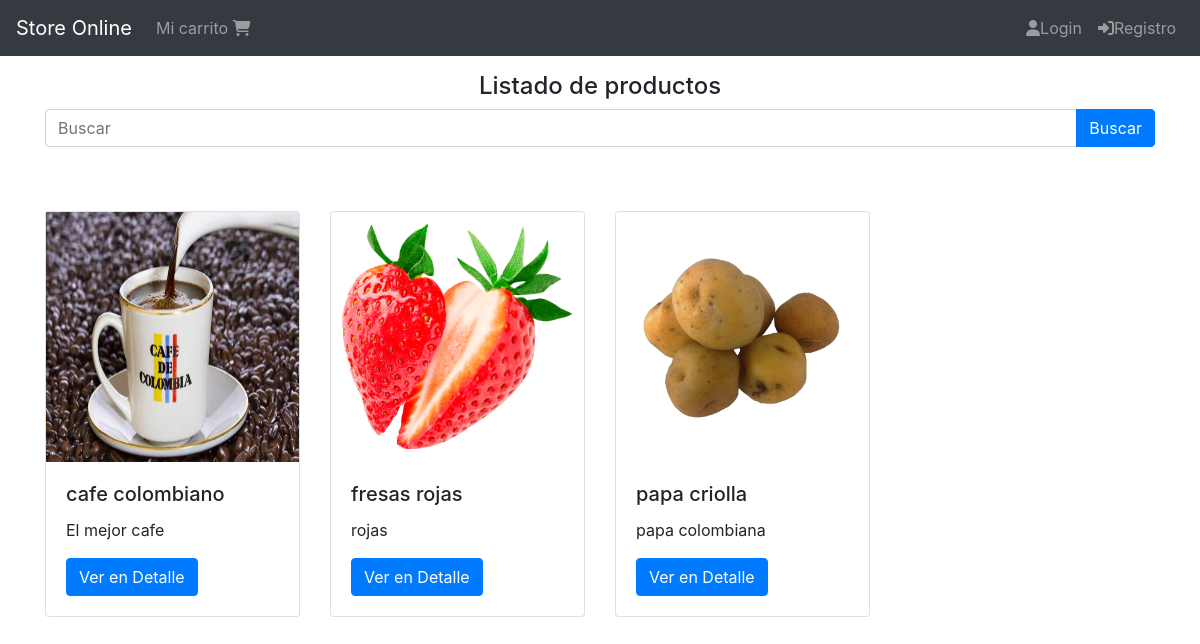
/productos/, run on the app's committed database.
### products/models.py (models this page shows, shortened)
class Product(models.Model):
    title = models.CharField(max_length=50)
    description = models.TextField()
    price = models.DecimalField(max_digits=8, decimal_places=2, default=0.0)
    slug = models.SlugField(null = False, blank = False, unique= True)
    image = models.ImageField(upload_to='products/', null = False, blank = True)
    created_at = models.DateTimeField(auto_now_add=True)

### products/views.py (the view)
# urls.py: path('', views.ProductListView.as_view(), name='index'),
class ProductListView(generic.ListView):
    template_name = 'index.html'
    queryset = Product.objects.all().order_by('title')
    def get_context_data(self, **kwargs):
        context = super().get_context_data(**kwargs)
        context['message'] = 'Listado de productos'
        context['products'] = context['object_list']
        return context

### templates/index.html (shortened to what this page needs)
{% extends 'base/base.html' %}
{% load static %}
{% block content %}
    <div class="col">
        <h4 class="text-center">{{message}}</h4>
        {% include 'snipped/s_search.html' %}
        <div class="row">
            {% for object in products %}
            <div class="col-3 mt-5">
                {% include 'snipped/s_product.html' with product=object %}
            </div>
                    {% empty %}
                    <h3>No hay productos en la tienda</h3>
            {% endfor %}
        </div>
    </div>
    {% endblock content %}

### products/templates/snipped/s_product.html
<div class="card h-100">
    {% if product.image %}
        <img src="{{product.image.url}}" alt="Imagen del Producto" height="250">
    {% endif %}
<div class="card-body">
    <h5 class="card-title">{{product.title}}</h5>
    <p class="card-text">{{product.description}}</p>
    <a href="{% url 'products:product' product.slug %}" class="btn btn-primary">Ver en Detalle</a>
</div>
</div>

### data on the page
Product: image (picture), title "cafe colombiano", description "El mejor cafe"
Product: image (picture), title "fresas rojas", description "rojas"
Product: image (picture), title "papa criolla", description "papa colombiana"

### other printed values
{{ message }} "Listado de productos"
